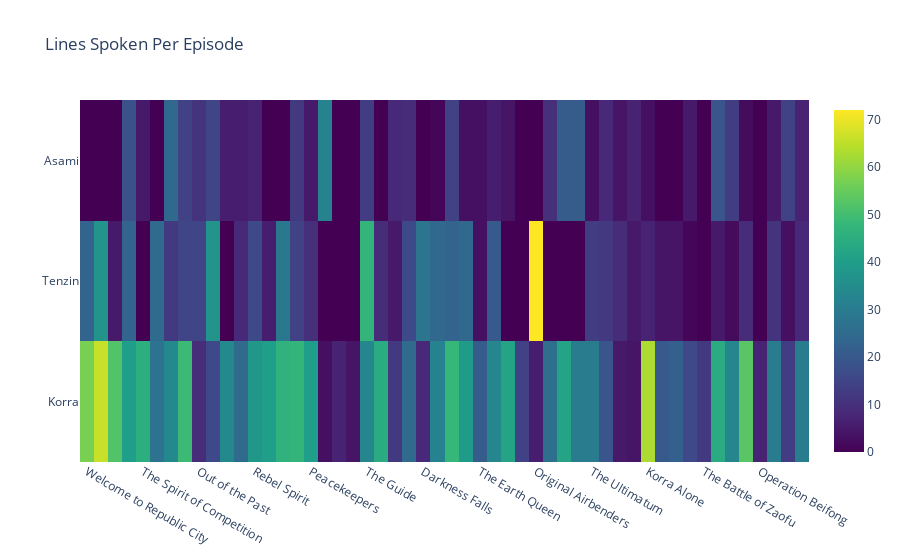

Notebook code for this chart:
### Code cell
character_dialogue_heatmap(main_characters)

### Figure 1 — Plotly figure (JSON) as saved in the notebook; plotly's stock layout.template omitted (floating-point values rounded to 4 significant figures; data arrays with more than 128 entries replaced by an {"elided": "..."} marker saying what was removed)
{"data": [{"colorscale": [[0, "#440154"], [0.1111, "#482878"], [0.2222, "#3e4989"], [0.3333, "#31688e"], [0.4444, "#26828e"], [0.5556, "#1f9e89"], [0.6667, "#35b779"], [0.7778, "#6ece58"], [0.8889, "#b5de2b"], [1, "#fde725"]], "type": "heatmap", "x": ["Welcome to Republic City", "A Leaf in the Wind", "The Revelation", "The Voice in the Night", "The Spirit of Competition", "And the Winner Is...", "The Aftermath", "When Extremes Meet", "Out of the Past", "Turning the Tides", "Skeletons in the Closet", "Endgame", "Rebel Spirit", "The Southern Lights", "Civil Wars: Part 1", "Civil Wars: Part 2", "Peacekeepers", "The Sting", "Beginnings, Part 1", "Beginnings, Part 2", "The Guide", "A New Spiritual Age", "Night of a Thousand Stars", "Harmonic Convergence", "Darkness Falls", "Light in the Dark", "A Breath of Fresh Air", "Rebirth", "The Earth Queen", "In Harm's Way", "The Metal Clan", "Old Wounds", "Original Airbenders", "The Terror Within", "The Stakeout", "Long Live the Queen", "The Ultimatum", "Enter the Void", "Venom of the Red Lotus", "After All These Years", "Korra Alone", "The Coronation", "The Calling", "Enemy at the Gates", "The Battle of Zaofu", "Reunion", "Remembrances", "Beyond the Wilds", "Operation Beifong", "Kuvira's Gambit", "Day of the Colossus", "The Last Stand"], "y": ["Korra", "Tenzin", "Asami"], "z": {"elided": "3x52 int values"}}], "layout": {"title": {"text": "Lines Spoken Per Episode"}, "xaxis": {"nticks": 15}}}
